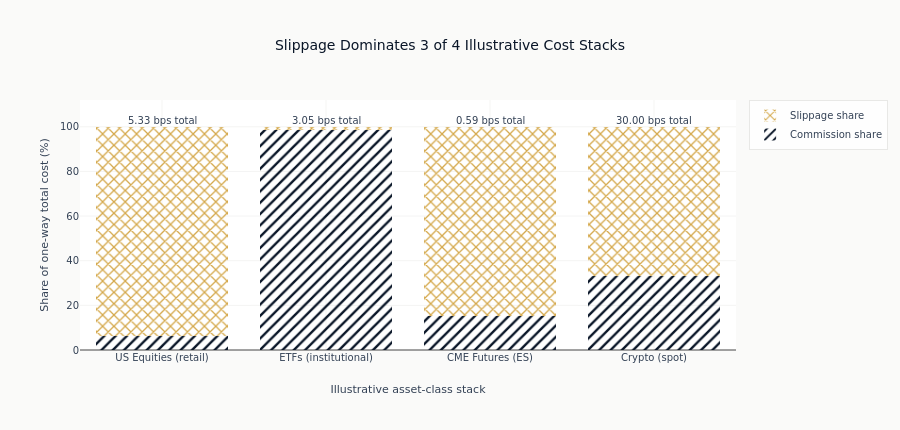

Notebook code for this chart:
### Markdown cell above
### Label Native-Unit Totals

The bar heights compare composition. Direct labels retain each scenario's
one-way basis-point magnitude without letting the largest market compress the rest.

### Code cell
for row in rows:
    fig.add_annotation(
        x=row["asset_class"],
        y=103,
        text=f"{row['total_bps']:.2f} bps total",
        showarrow=False,
        font=dict(color=COLORS["neutral"], size=10),
    )
fig.update_layout(
    title=f"Slippage Dominates {slippage_dominant} of {len(rows)} Illustrative Cost Stacks",
    xaxis_title="Illustrative asset-class stack",
    yaxis_title="Share of one-way total cost (%)",
    yaxis_range=[0, 112],
    barmode="stack",
    height=430,
)
fig.show()

### Figure 1 — Plotly figure (JSON) as saved in the notebook; plotly's stock layout.template omitted (floating-point values rounded to 4 significant figures)
{"data": [{"customdata": [[0.3333, 5.333], [3.0, 3.05], [0.09, 0.59], [10.0, 30.0]], "hovertemplate": "Commission: %{customdata[0]:.2f} bps<br>One-way total: %{customdata[1]:.2f} bps<extra></extra>", "marker": {"color": "#0a1628", "pattern": {"shape": "/"}}, "name": "Commission share", "type": "bar", "x": ["US Equities (retail)", "ETFs (institutional)", "CME Futures (ES)", "Crypto (spot)"], "y": [6.25, 98.36, 15.25, 33.33]}, {"customdata": [[5.0, 5.333], [0.05, 3.05], [0.5, 0.59], [20.0, 30.0]], "hovertemplate": "Slippage: %{customdata[0]:.2f} bps<br>One-way total: %{customdata[1]:.2f} bps<extra></extra>", "marker": {"color": "#D4A84B", "pattern": {"shape": "x"}}, "name": "Slippage share", "type": "bar", "x": ["US Equities (retail)", "ETFs (institutional)", "CME Futures (ES)", "Crypto (spot)"], "y": [93.75, 1.639, 84.75, 66.67]}], "layout": {"annotations": [{"font": {"color": "#334155", "size": 10}, "showarrow": false, "text": "5.33 bps total", "x": "US Equities (retail)", "y": 103}, {"font": {"color": "#334155", "size": 10}, "showarrow": false, "text": "3.05 bps total", "x": "ETFs (institutional)", "y": 103}, {"font": {"color": "#334155", "size": 10}, "showarrow": false, "text": "0.59 bps total", "x": "CME Futures (ES)", "y": 103}, {"font": {"color": "#334155", "size": 10}, "showarrow": false, "text": "30.00 bps total", "x": "Crypto (spot)", "y": 103}], "barmode": "stack", "height": 430, "title": {"text": "Slippage Dominates 3 of 4 Illustrative Cost Stacks"}, "xaxis": {"title": {"text": "Illustrative asset-class stack"}}, "yaxis": {"range": [0, 112], "title": {"text": "Share of one-way total cost (%)"}}}}
